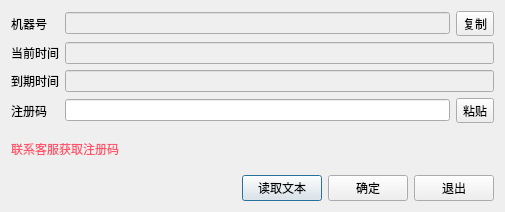
<?xml version="1.0" encoding="UTF-8"?>
<ui version="4.0">
 <class>w_sys_manage_sqlcopy_soft_limit2</class>
 <widget class="QDialog" name="w_sys_manage_sqlcopy_soft_limit2">
  <property name="geometry">
   <rect>
    <x>0</x>
    <y>0</y>
    <width>505</width>
    <height>212</height>
   </rect>
  </property>
  <property name="windowTitle">
   <string>Dialog</string>
  </property>
  <layout class="QVBoxLayout" name="verticalLayout">
   <item>
    <layout class="QGridLayout" name="gridLayout">
     <item row="0" column="0">
      <widget class="QLabel" name="label_5">
       <property name="text">
        <string>机器号</string>
       </property>
      </widget>
     </item>
     <item row="0" column="1">
      <widget class="QLineEdit" name="lineEdit_hardware_id">
       <property name="enabled">
        <bool>false</bool>
       </property>
      </widget>
     </item>
     <item row="0" column="2">
      <widget class="QToolButton" name="toolButton_copy">
       <property name="text">
        <string>复制</string>
       </property>
       <property name="outer_stylesheet" stdset="0">
        <string>pushbutton</string>
       </property>
      </widget>
     </item>
     <item row="1" column="0">
      <widget class="QLabel" name="label_3">
       <property name="text">
        <string>当前时间</string>
       </property>
      </widget>
     </item>
     <item row="2" column="0">
      <widget class="QLabel" name="label">
       <property name="text">
        <string>到期时间</string>
       </property>
      </widget>
     </item>
     <item row="3" column="0">
      <widget class="QLabel" name="label_2">
       <property name="text">
        <string>注册码</string>
       </property>
      </widget>
     </item>
     <item row="3" column="1">
      <widget class="QLineEdit" name="lineEdit_auth_code"/>
     </item>
     <item row="3" column="2">
      <widget class="QToolButton" name="toolButton_paste">
       <property name="text">
        <string>粘贴</string>
       </property>
       <property name="outer_stylesheet" stdset="0">
        <string>pushbutton</string>
       </property>
      </widget>
     </item>
     <item row="1" column="1" colspan="2">
      <widget class="QLineEdit" name="lineEdit_time_cur">
       <property name="enabled">
        <bool>false</bool>
       </property>
      </widget>
     </item>
     <item row="2" column="1" colspan="2">
      <widget class="QLineEdit" name="lineEdit_time_limit">
       <property name="enabled">
        <bool>false</bool>
       </property>
      </widget>
     </item>
     <item row="4" column="0" colspan="3">
      <widget class="QLabel" name="label_4">
       <property name="styleSheet">
        <string notr="true">color:#ff546b;</string>
       </property>
       <property name="text">
        <string>联系客服获取注册码</string>
       </property>
      </widget>
     </item>
    </layout>
   </item>
   <item>
    <layout class="QHBoxLayout" name="horizontalLayout">
     <item>
      <spacer name="horizontalSpacer">
       <property name="orientation">
        <enum>Qt::Horizontal</enum>
       </property>
       <property name="sizeHint" stdset="0">
        <size>
         <width>40</width>
         <height>20</height>
        </size>
       </property>
      </spacer>
     </item>
     <item>
      <widget class="lds_toolbar_button" name="pushButton_read">
       <property name="text">
        <string>读取文本</string>
       </property>
       <property name="outer_stylesheet" stdset="0">
        <string>pushbutton</string>
       </property>
      </widget>
     </item>
     <item>
      <widget class="lds_toolbar_button" name="pushButton_ok">
       <property name="text">
        <string>确定</string>
       </property>
       <property name="outer_stylesheet" stdset="0">
        <string>pushbutton</string>
       </property>
      </widget>
     </item>
     <item>
      <widget class="lds_toolbar_button" name="pushButton_cancel">
       <property name="text">
        <string>退出</string>
       </property>
       <property name="outer_stylesheet" stdset="0">
        <string>pushbutton</string>
       </property>
      </widget>
     </item>
    </layout>
   </item>
  </layout>
 </widget>
 <customwidgets>
  <customwidget>
   <class>lds_toolbar_button</class>
   <extends>QPushButton</extends>
   <header>lds_toolbar_button.h</header>
  </customwidget>
 </customwidgets>
 <resources/>
 <connections/>
</ui>
